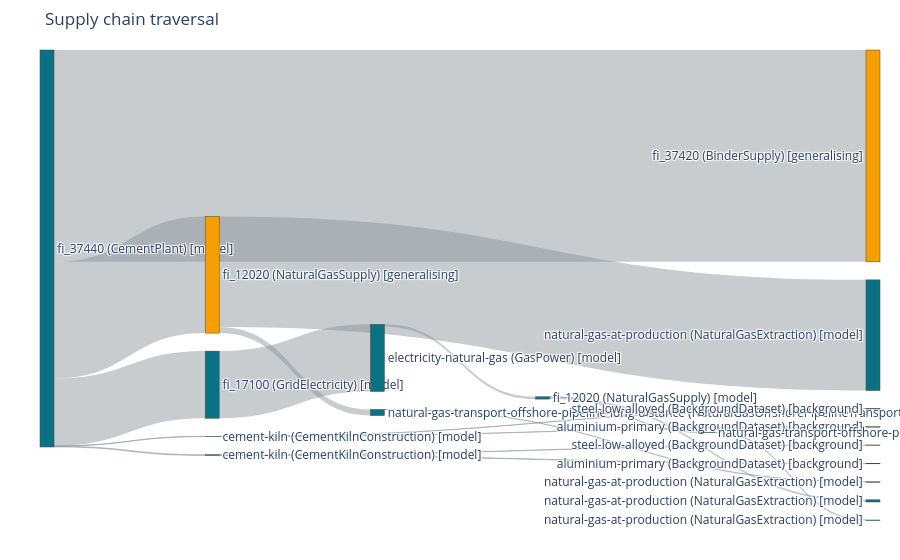

The cell this chart's notebook holds for it:
### Markdown cell above
Every concession is deliberate, ordered by the practitioner, and written down.

### Code cell
from trailrunner import viz
from trailrunner.assessment import Method, assess

# IPCC AR6 GWP100, stated here rather than read from a background database:
# the mapping from a gas to its warming potential is a fact about the gas.
GWP100 = Method(
    rows=[
        {"flow_iri": "https://vocab.sentier.dev/flows/co2-fossil", "flow_unit": KG,
         "location": "GLO", "cf": 1.0},
        {"flow_iri": "https://vocab.sentier.dev/flows/ch4-fossil", "flow_unit": KG,
         "location": "GLO", "cf": 29.8},
        {"flow_iri": "https://vocab.sentier.dev/flows/n2o", "flow_unit": KG,
         "location": "GLO", "cf": 273.0},
    ],
    unit=KG,  # of CO2-equivalent: the indicator is in the name, not the unit
    name="IPCC AR6 GWP100",
    hierarchy=HIERARCHY,
)

assessment = assess(report, GWP100)
sankey_figure = viz.sankey(report, assessment=assessment)
sankey_figure

### Figure 1 — Plotly figure (JSON) as saved in the notebook; plotly's stock layout.template omitted (floating-point values rounded to 4 significant figures)
{"data": [{"link": {"color": "rgba(134,142,150,0.45)", "source": [0, 0, 0, 0, 0, 1, 1, 3, 4, 4, 5, 5, 7, 8, 14, 14, 16], "target": [1, 2, 3, 4, 5, 6, 7, 8, 9, 10, 11, 12, 13, 14, 15, 16, 17], "value": [4.959, 9.0, 2.851, 0.01805, 0.03611, 4.7, 0.2592, 2.851, 0.00756, 0.01049, 0.01512, 0.02099, 0.000893, 0.09849, 0.09335, 0.005149, 1.774e-05]}, "node": {"color": ["#0b7285", "#f59f00", "#f59f00", "#0b7285", "#0b7285", "#0b7285", "#0b7285", "#0b7285", "#0b7285", "#868e96", "#868e96", "#868e96", "#868e96", "#0b7285", "#0b7285", "#0b7285", "#0b7285", "#0b7285"], "label": ["fi_37440 (CementPlant) [model]", "fi_12020 (NaturalGasSupply) [generalising]", "fi_37420 (BinderSupply) [generalising]", "fi_17100 (GridElectricity) [model]", "cement-kiln (CementKilnConstruction) [model]", "cement-kiln (CementKilnConstruction) [model]", "natural-gas-at-production (NaturalGasExtraction) [model]", "natural-gas-transport-offshore-pipeline-long-distance (NaturalGasOffshorePipelineTransport) [model]", "electricity-natural-gas (GasPower) [model]", "steel-low-alloyed (BackgroundDataset) [background]", "aluminium-primary (BackgroundDataset) [background]", "steel-low-alloyed (BackgroundDataset) [background]", "aluminium-primary (BackgroundDataset) [background]", "natural-gas-at-production (NaturalGasExtraction) [model]", "fi_12020 (NaturalGasSupply) [model]", "natural-gas-at-production (NaturalGasExtraction) [model]", "natural-gas-transport-offshore-pipeline-long-distance (NaturalGasOffshorePipelineTransport) [model]", "natural-gas-at-production (NaturalGasExtraction) [model]"], "pad": 18, "thickness": 14}, "type": "sankey"}], "layout": {"margin": {"b": 40, "l": 40, "r": 20, "t": 50}, "paper_bgcolor": "rgba(0,0,0,0)", "plot_bgcolor": "rgba(0,0,0,0)", "title": {"text": "Supply chain traversal"}}}
